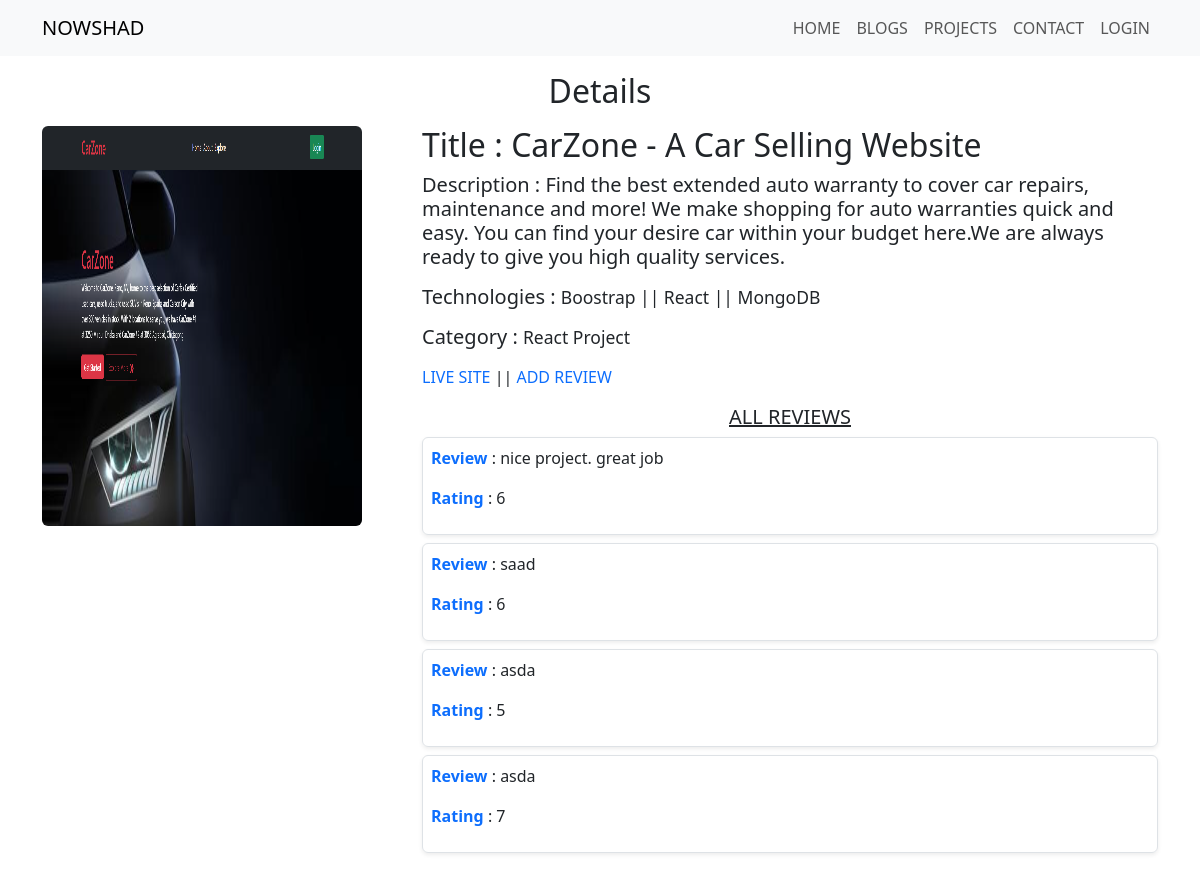
Page /project/10 on the committed database.
### projects/models.py (models this page shows, shortened)
class PortfolioProject(models.Model):
    title = models.CharField(max_length=200)
    description = models.TextField()
    screenshoot = models.ImageField(upload_to='images/projects/')
    technologies = models.CharField(max_length=100)
    project_url = models.URLField()
    category = models.ForeignKey(Category, on_delete=models.CASCADE, null=True)

class Category(models.Model):
    cat_name = models.CharField(max_length=100)
    def __str__(self):
        return self.cat_name

class ProjectReview(models.Model):
    reviews = models.CharField(max_length=200)
    ratings = models.IntegerField(choices=RATING_CHOICES)
    project = models.ForeignKey(PortfolioProject, on_delete=models.CASCADE)

### projects/views.py (the view)
# urls.py: path('<int:project_id>',views.portfolio_project_details, name='details'),
def portfolio_project_details(request,project_id):
    project = get_object_or_404(PortfolioProject, pk = project_id)
    reviews = ProjectReview.objects.filter(project=project)
    return render(request, 'details.html', {'project':project, 'reviews':reviews})

### projects/templates/details.html
{% extends "base.html" %}
{% block content %}
<div class="mb-3" style="width: 100%;">
    <h1 class="text-center fs-2 display-3  mt-3">Details</h1>
    <div class="row mt-3">
        <div class="col-md-4">
            <img src="{{project.screenshoot.url}}" style="height: 400px; width: 90%;" class="img-fluid rounded"
                alt="...">
        </div>
        <div class="col-md-8">
            <div class="card-body">
                <h1 class="card-title fs-2 display-2">Title : {{project.title}}</h1>
                <p class="card-text fs-5 display-4 mt-2">
                    <span class="fw-normal">Description :</span>
                    {{project.description}}
                </p>
                <p class="card-text fs-5 display-4"><span class="fw-normal">Technologies :</span>
                    <small>{{project.technologies}}
                </p></small>
                <p class="card-text fs-5 display-4"><span class="fw-normal">Category :</span>
                    <small>{{project.category}}</p></small>
                <a href="{{project.project_url}}" target="_blank" class="text-decoration-none text-uppercase"> live
                    Site</a> ||
                <a href="{% url 'create_review' project.id %}" target="_blank"
                    class="text-decoration-none text-uppercase"> Add
                    Review</a>
                <h3 class="fs-5 display-5 text-decoration-underline mt-3 text-uppercase text-center">All Reviews</h3>
                {% for review in reviews %}
                <div class="border border-1 rounded shadow-sm mb-2">
                    <div class="p-2">
                        <p> <span class="text-primary fw-semibold">Review</span> : {{review.reviews}}</p>
                        <p> <span class="text-primary fw-semibold">Rating</span> : {{review.ratings}}</p>
                    </div>
                </div>
                {% endfor %}
            </div>
        </div>
    </div>
</div>
{% endblock content %}

### rows in the picture
PortfolioProject: screenshoot (picture), title "CarZone - A Car Selling Website", description "Find the best extended auto warranty to cover car repairs, maintenance and more! We make shopping for auto warranties quick and easy. You can find your desire car within your budget here.We are always ready to give you high quality services.", technologies "Boostrap || React || MongoDB", category "React Project"
ProjectReview: reviews "nice project. great job", ratings "6"
ProjectReview: reviews "saad", ratings "6"
ProjectReview: reviews "asda", ratings "5"
ProjectReview: reviews "asda", ratings "7"
